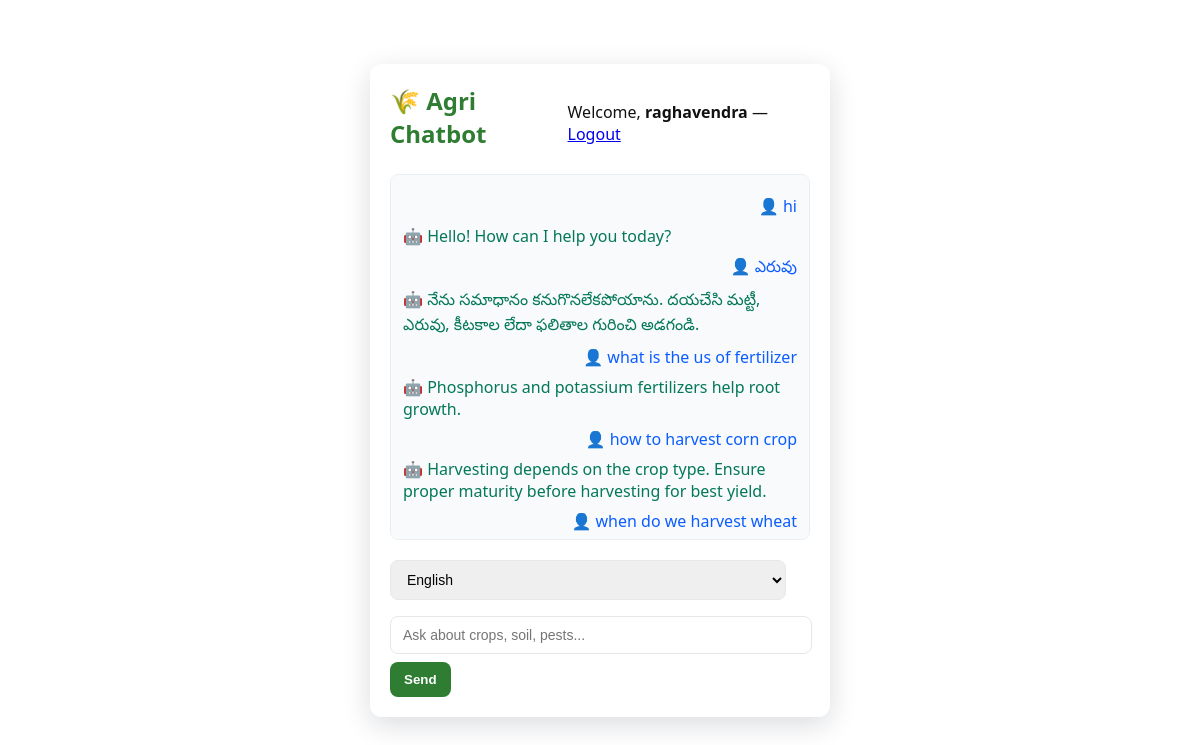
The app's page /chat (signed in) with its own data.
### database.py (models this page shows, shortened)
class ChatHistory(db.Model):
    id = db.Column(db.Integer, primary_key=True)
    user_id = db.Column(db.Integer, db.ForeignKey("user.id"), nullable=False)
    message = db.Column(db.Text, nullable=False)
    response = db.Column(db.Text, nullable=False)
    timestamp = db.Column(db.DateTime, default=datetime.utcnow)

### app.py (the view, shortened to what this page needs)
@app.route("/chat", methods=["GET", "POST"])
def chat():
    if "user_id" not in session:
        return redirect(url_for("index"))
    chats = ChatHistory.query.filter_by(user_id=session["user_id"]).order_by(ChatHistory.timestamp.asc()).all()
    return render_template("chat.html", username=session.get("username"), chats=chats)

### templates/chat.html (shortened to what this page needs)
<!DOCTYPE html>
<html lang="en">
<head>
<link rel="stylesheet" href="{{ url_for('static', filename='style.css') }}">
</head>
<body class="bg">
<div class="chat-container">
  <header class="chat-header">
    <div><h2>🌾 Agri Chatbot</h2></div>
    <div class="user-info">Welcome, <strong>{{ username }}</strong> — <a href="{{ url_for('logout') }}">Logout</a></div>
  </header>
  <div id="chat-box" class="chat-box">
    {% for c in chats %}
      <div class="chat-row">
        <div class="user-msg">👤 {{ c.message }}</div>
        <div class="bot-msg">🤖 {{ c.response }}</div>
      </div>
    {% endfor %}
  </div>
  <form id="chat-form" class="chat-form">
    <select id="lang" name="lang">
      <option value="en">English</option>
    </select>
    <input id="message" name="message" placeholder="Ask about crops, soil, pests..." autocomplete="off" required>
    <button type="submit">Send</button>
  </form>
</div>
</body>
</html>

### static/style.css (style rules this page uses)
:root { --brand:#2e7d32; --brand-dark:#1b5e20; --card-bg: rgba(255,255,255,0.95); --muted:#6b7280; }
body.bg { background: url("/static/nano.jpg") center/cover no-repeat fixed; font-family: "Segoe UI", Roboto, Arial, sans-serif; margin:0; padding:0; color:#111; }
.auth-container, .chat-container, .dashboard { width: 420px; max-width:95%; margin: 64px auto; background: var(--card-bg); padding: 20px; border-radius: 12px; box-shadow: 0 8px 28px rgba(15,23,42,0.15); }
.auth-container h2, .chat-container h2, .dashboard h2 { color: var(--brand); margin: 0 0 12px; font-weight:600; }
input, select { width: calc(100% - 24px); padding: 10px 12px; margin:8px 0; border-radius:8px; border:1px solid #e5e7eb; font-size: 14px; }
button { background: var(--brand); color: #fff; border: none; padding:10px 14px; border-radius:8px; cursor:pointer; font-weight:600; }
.chat-header { display:flex; justify-content:space-between; align-items:center; margin-bottom:12px }
.chat-box { height: 340px; overflow-y:auto; border-radius:8px; background:#f8fafc; padding:12px; border:1px solid #e6eef2; margin-bottom:12px }
.user-msg { text-align:right; color: #0b5cff; margin:8px 0; }
.bot-msg { text-align:left; color: #047857; margin:8px 0; }

### records on screen
ChatHistory: message "hi", response "Hello! How can I help you today?"
ChatHistory: message "ఎరువు", response "నేను సమాధానం కనుగొనలేకపోయాను. దయచేసి మట్టీ, ఎరువు, కీటకాల లేదా ఫలితాల గురించి అడగండి."
ChatHistory: message "what is the us of fertilizer", response "Phosphorus and potassium fertilizers help root growth."
ChatHistory: message "how to harvest corn crop", response "Harvesting depends on the crop type. Ensure proper maturity before harvesting for best yield."
ChatHistory: message "when do we harvest wheat"

### other values on screen
{{ username }} "raghavendra"
